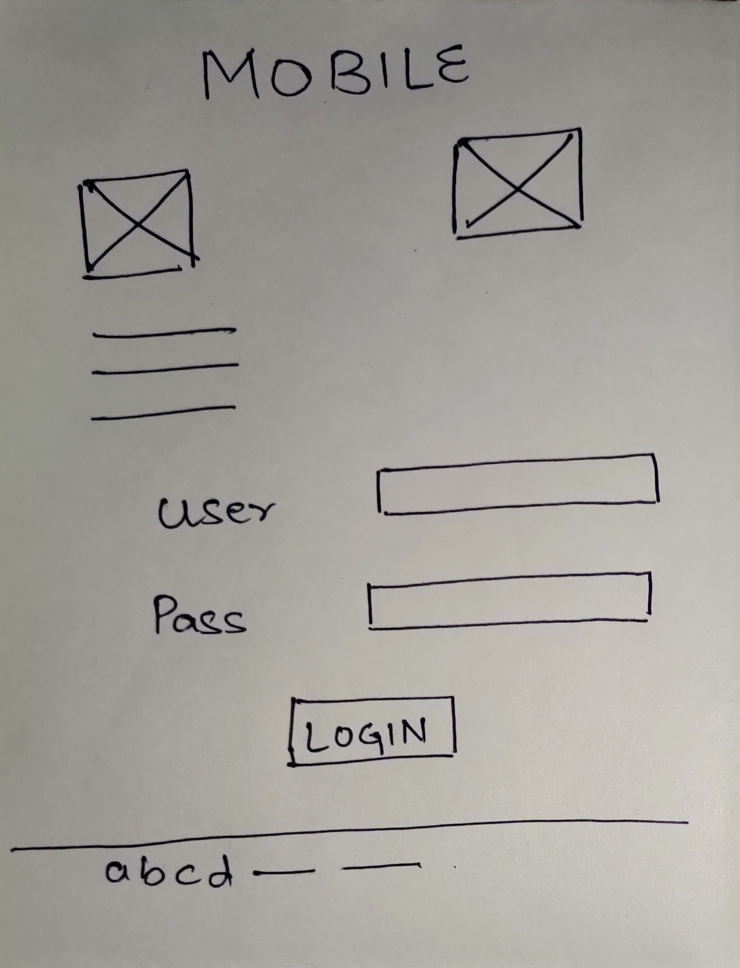
#> input picture version2/images/test1.JPG, 1480 x 1936 px (shown at 1/2 size)
$ python -i OCR_utils.py   (imports and definitions only)   (older library calls are emulated)
#> lines starting #> are read from the running program, lines starting #| are printed output that depends on the picture; after the words box and inside, x2 and y2 are one past the last pixel; in counts of white or black regions, pixels touching at a corner belong together
try:
    from PIL import Image
except ImportError:
    import Image
import pytesseract
import time
import cv2
import numpy as np
import tempfile
import pandas as pd

def set_image_dpi(im):
    length_x, width_y = im.size
    factor = min(1, float(1024.0 / length_x))
    size = int(factor * length_x), int(factor * width_y)
    im_resized = im.resize(size, Image.ANTIALIAS)
    temp_file = tempfile.NamedTemporaryFile(delete=False,   suffix='.png')
    temp_filename = temp_file.name
    im_resized.save(temp_filename, dpi=(300, 300))
    return temp_filename

def image_smoothening(img):
    BINARY_THREHOLD = 127
    _, th1 = cv2.threshold(img, BINARY_THREHOLD, 255, cv2.THRESH_BINARY)
    _, th2 = cv2.threshold(th1, 0, 255, cv2.THRESH_BINARY + cv2.THRESH_OTSU)
    blur = cv2.GaussianBlur(th2, (1, 1), 0)
    _, th3 = cv2.threshold(blur, 0, 255, cv2.THRESH_BINARY + cv2.THRESH_OTSU)
    return th3

def remove_noise_and_smooth(file_name):
#> called with file_name = 'images/test1.JPG'
    img = cv2.imread(file_name, 0)
#> img: shape (1936, 1480); min 0, max 231, mean 158
    filtered = cv2.adaptiveThreshold(img.astype(np.uint8), 255, cv2.ADAPTIVE_THRESH_MEAN_C, cv2.THRESH_BINARY, 9, 41)
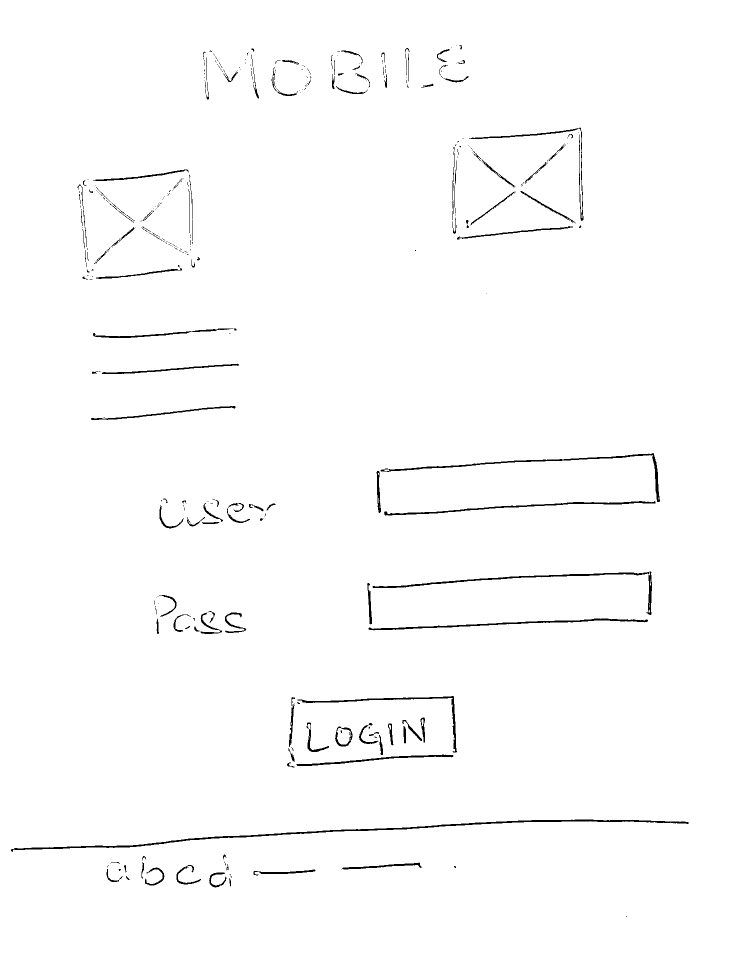
#> filtered: shape (1936, 1480) (shown at 1/2 size); 98.7% white; 374 black regions (242 under 20 px), largest, box (x1, y1, x2, y2) and area: (22, 1639, 1377, 1704) 4751, (761, 906, 1320, 1004) 2289, (737, 1237, 1296, 1261) 1961
    kernel = np.ones((1, 1), np.uint8)
    opening = cv2.morphologyEx(filtered, cv2.MORPH_OPEN, kernel)
    closing = cv2.morphologyEx(opening, cv2.MORPH_CLOSE, kernel)
    img = image_smoothening(img)
#> in image_smoothening, `_, th1 = cv2.threshold(img, BINARY_THREHOLD, 255, cv2.THRESH_BINARY)`:
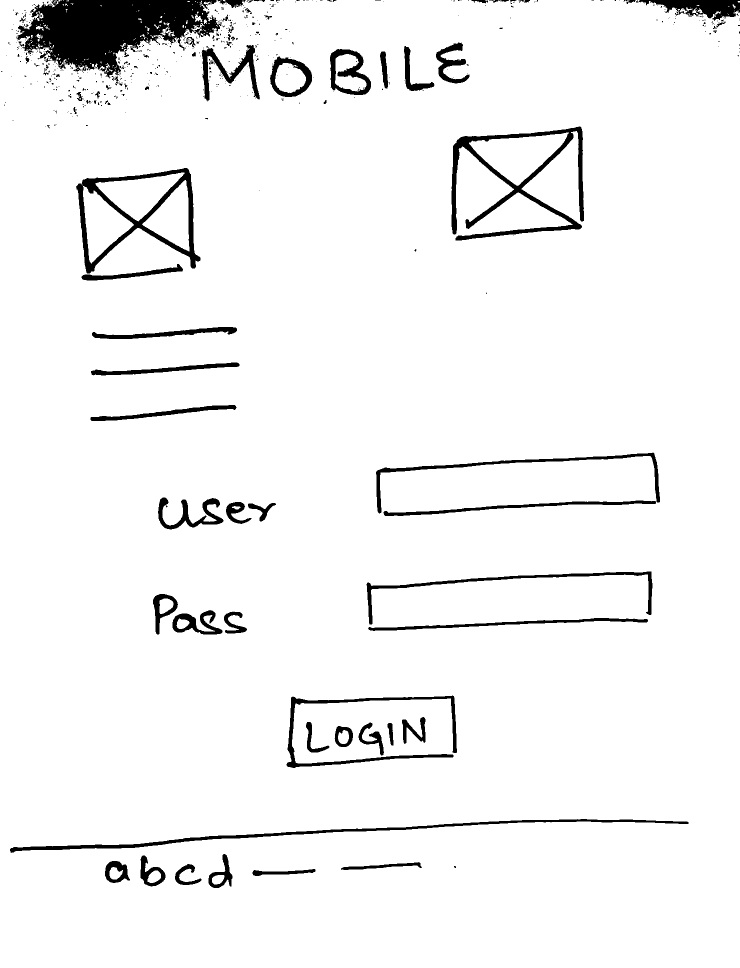
#> th1: shape (1936, 1480) (shown at 1/2 size); 95.2% white; 565 black regions (479 under 20 px), largest, box (x1, y1, x2, y2) and area: (34, 0, 443, 157) 35648, (903, 253, 1168, 481) 12401, (152, 336, 401, 547) 10224
    or_image = cv2.bitwise_or(img, closing)
    return or_image

def scan_image(filename):
    im_gray = cv2.imread(filename, cv2.IMREAD_GRAYSCALE)
    (thresh, im_bw) = cv2.threshold(im_gray, 128, 255, cv2.THRESH_BINARY | cv2.THRESH_OTSU)
    thresh = 127
    im_bw = cv2.threshold(im_gray, thresh, 255, cv2.THRESH_BINARY)[1]
    return im_bw

def remove_low_prob_ocr(ocr_output, threshold):
    return ocr_output.drop(ocr_output[ocr_output.conf < threshold].index)

>>> result = remove_noise_and_smooth('images/test1.JPG')
